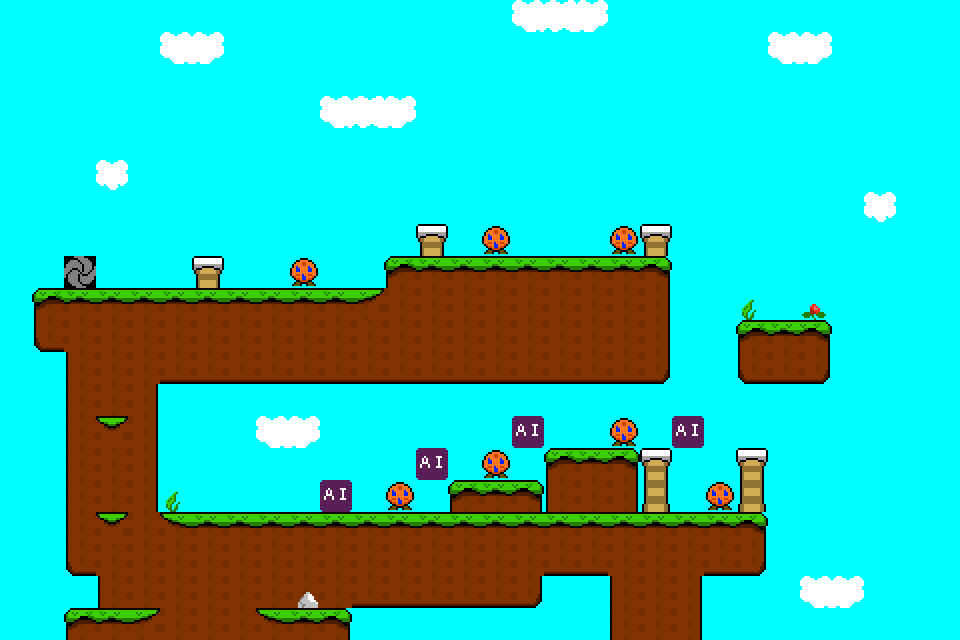

This is a level from a 2D game, rendered from its Tiled map with the project's own tilesets. A one-line summary and the map file follow, with tile-layer data summarised:
An orthogonal 30x20 tile map with 32x32 px tiles, 2 tile layers (Tile Layer 1, Tile Layer 2) and 3 objects.

<map version="1.0" orientation="orthogonal" renderorder="right-down" width="30" height="20" tilewidth="32" tileheight="32" nextobjectid="4">
 <tileset firstgid="1" name="World1Tiles" tilewidth="32" tileheight="32" tilecount="135">
  <image source="../sprites/World1Tiles.png" width="480" height="288" />
 </tileset>
 <layer name="Tile Layer 1" width="30" height="20">
  <data>[600 cells, 600 non-empty, 22 distinct tile ids]</data>
 </layer>
 <layer name="Tile Layer 2" width="30" height="20">
  <data>[600 cells, 12 non-empty, 3 distinct tile ids]</data>
 </layer>
 <objectgroup name="Object Layer 1">
  <object id="1" gid="2" x="224" y="512" width="32" height="32">
   <properties>
    <property name="map" value="Stage1-6" />
    <property name="type" value="portal" />
   </properties>
  </object>
  <object id="2" gid="5" x="128" y="288" width="32" height="32">
   <properties>
    <property name="text" value="On the ground, hit J to do a spin attack!" />
    <property name="type" value="sign" />
   </properties>
  </object>
  <object id="3" gid="5" x="768" y="320" width="32" height="32">
   <properties>
    <property name="text" value="In the air, hit J to do a slam attack down!" />
    <property name="type" value="sign" />
   </properties>
  </object>
 </objectgroup>
</map>
